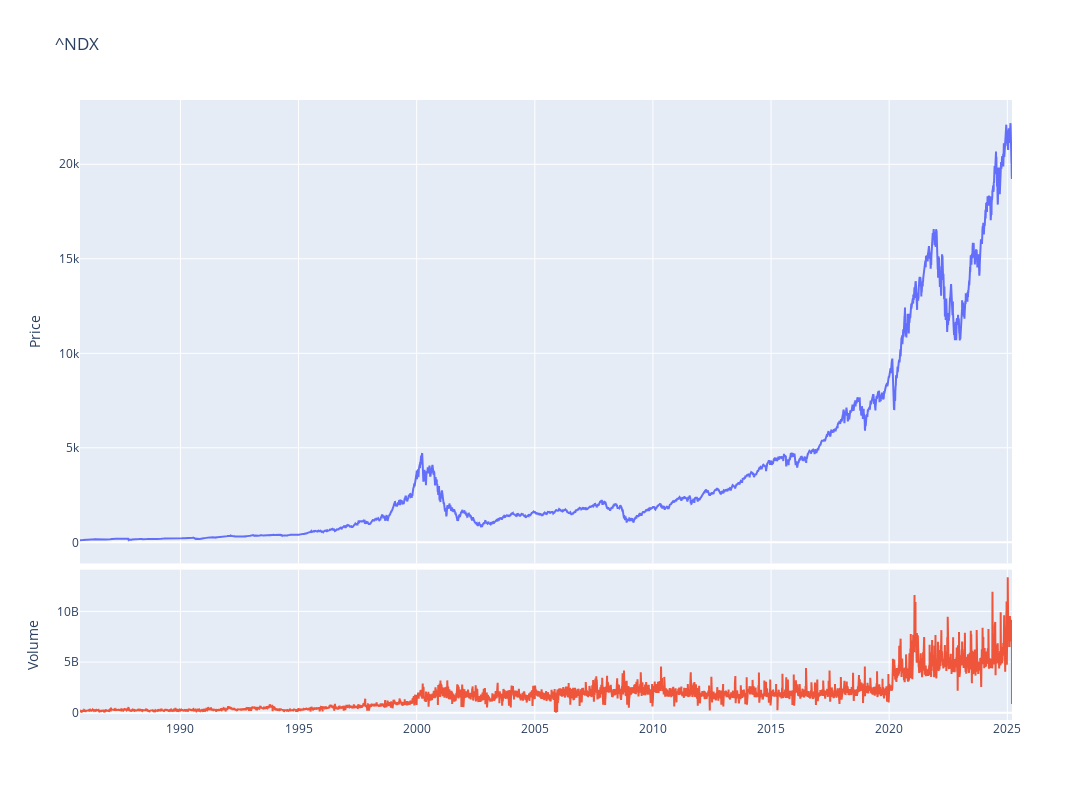

Notebook source saved alongside this figure:
### Code cell
fig = make_subplots(rows=4, cols=1,shared_xaxes=True,vertical_spacing=0.01,specs=[[{'rowspan':3,'colspan':1}],[None],[None],[{'rowspan':1,'colspan':1}]])

# Graph (1,1)
fig.add_trace(go.Scatter(x=stock_ticker.index,y=stock_ticker['Adj Close'],mode="lines",name=f"{ticker}"),row=1, col=1)
# Update xaxis properties
fig.update_yaxes(title_text="Price", row=1, col=1)

# Graph (4,1)
fig.add_trace(go.Scatter(x=stock_ticker.index,y=stock_ticker['Volume'],mode="lines",name='Volume'),row=4, col=1)
fig.update_yaxes(title_text="Volume", row=4, col=1)

fig.update_layout(height=800, width=1300,showlegend=False,title=f"{ticker}")

fig.show()

### Figure 1 — Plotly figure (JSON) as saved in the notebook; plotly's stock layout.template omitted (floating-point values rounded to 4 significant figures; data arrays with more than 128 entries replaced by an {"elided": "..."} marker saying what was removed)
{"data": [{"mode": "lines", "name": "^NDX", "type": "scatter", "x": {"elided": "9941 str values"}, "xaxis": "x", "y": {"elided": "9941 float values"}, "yaxis": "y"}, {"mode": "lines", "name": "Volume", "type": "scatter", "x": {"elided": "9941 str values"}, "xaxis": "x2", "y": {"elided": "9941 int values"}, "yaxis": "y2"}], "layout": {"height": 800, "showlegend": false, "title": {"text": "^NDX"}, "width": 1300, "xaxis": {"anchor": "y", "domain": [0, 1], "matches": "x2", "showticklabels": false}, "xaxis2": {"anchor": "y2", "domain": [0, 1]}, "yaxis": {"anchor": "x", "domain": [0.2525, 1], "title": {"text": "Price"}}, "yaxis2": {"anchor": "x2", "domain": [0, 0.2425], "title": {"text": "Volume"}}}}
